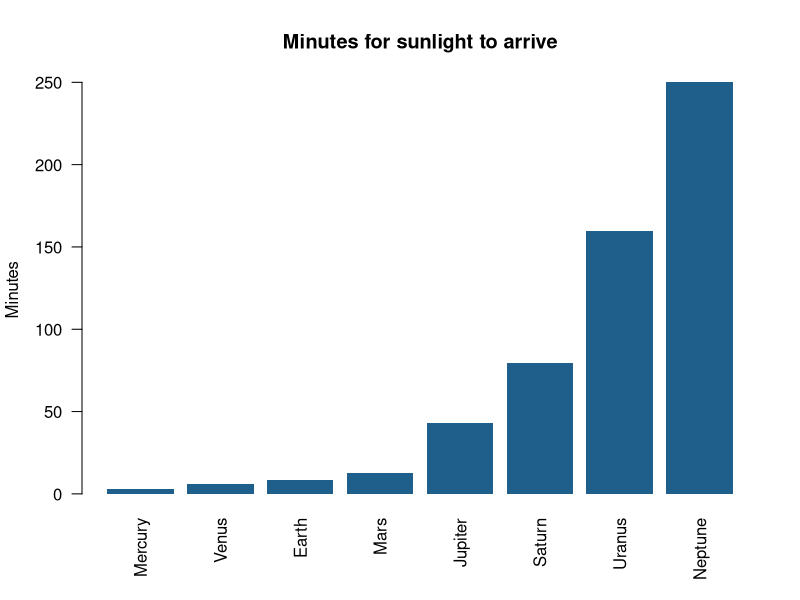

Reproduce this figure in R.
# First steps ----
#
# Put the cursor on a line and press Command Return on a Mac, or Ctrl Enter
# on Linux and Windows, to run it.
# The result appears in the canvas on the right, with a link
# back to this line. Lines that print nothing, such as an
# assignment, get a small check in the margin instead.

1 + 1

# Light travels 299,792.458 kilometers every second, and the Sun is
# about 149.6 million kilometers away. How many minutes does
# sunlight take to reach Earth?
149.6e6 / 299792.458 / 60

# R works on whole vectors at once. These are the planets' average
# distances from the Sun, in astronomical units, where Earth is 1.
distance_au <- c(Mercury = 0.39, Venus = 0.72, Earth = 1.00, Mars = 1.52,
                 Jupiter = 5.20, Saturn = 9.54, Uranus = 19.19, Neptune = 30.07)
distance_au
mean(distance_au)

# Every object you make appears as a small card along the top of the
# canvas. Point at a card to see what it is.
light_minutes <- round(distance_au * 8.32, 1)
light_minutes

# A plot lands in the canvas at full width. Press it to see it
# full size.
barplot(light_minutes, las = 2, col = "#1F5F8B", border = NA,
        main = "Minutes for sunlight to arrive", ylab = "Minutes")

# Type R straight into the box under the script, too. Try
# summary(light_minutes) there, or ?barplot to open its help page.
